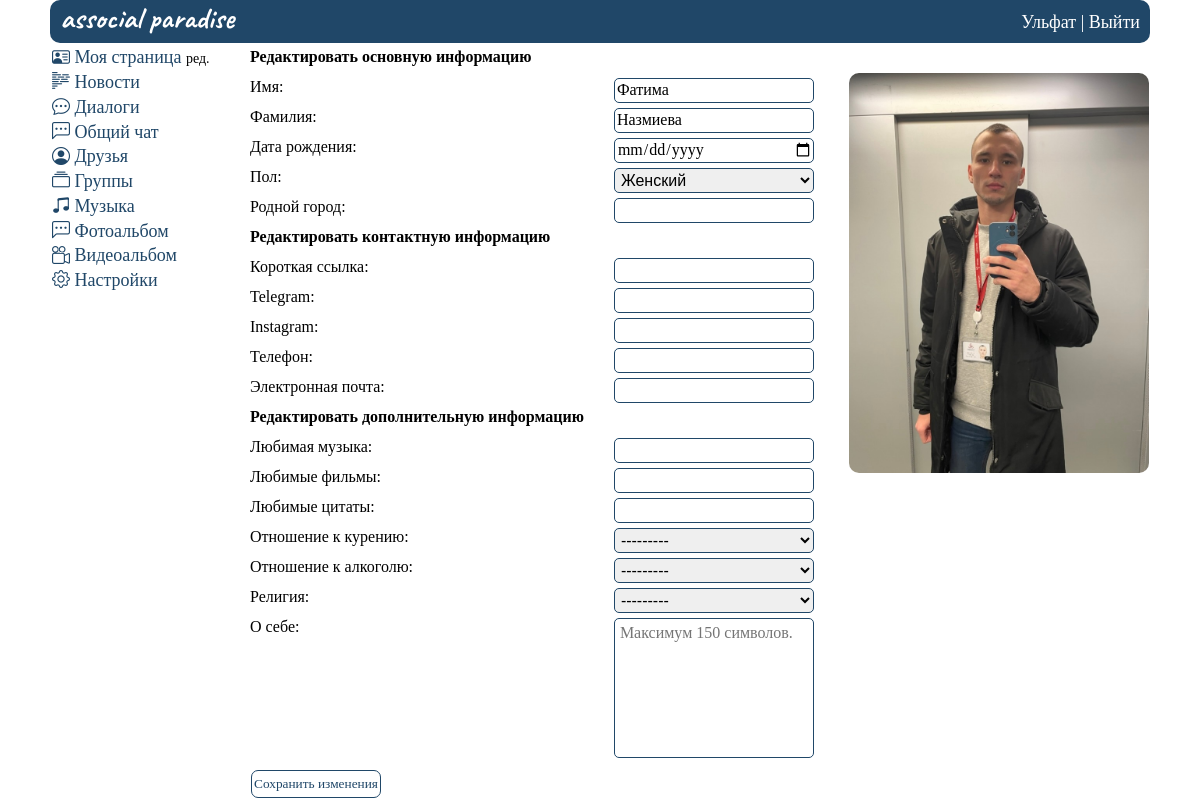
The page /id3/update (signed in) on the database as committed earlier.
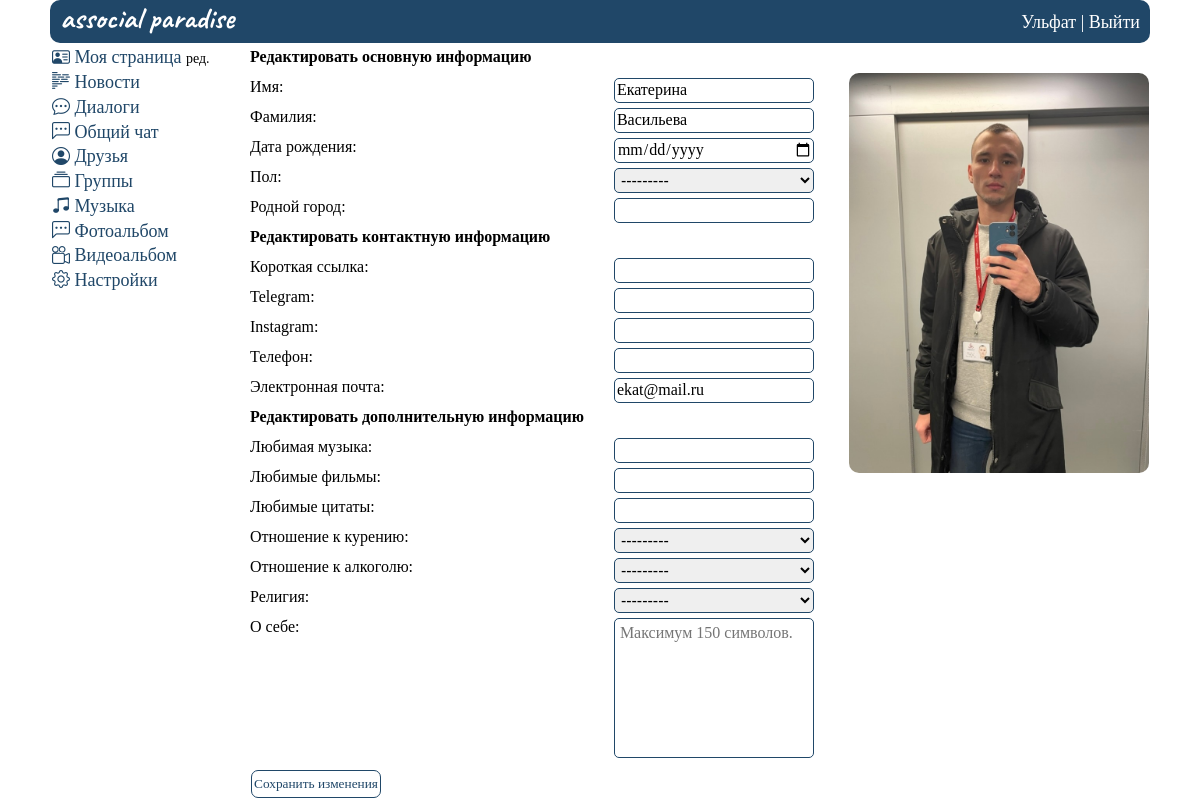
The same page on the database as committed later.
### mysite/models.py (models this page shows, shortened)
class UserProfile(models.Model):
    ciggar_choices = [
        ('p', 'Положительное'),
        ('n', 'Отрицательное'),
    ]
    alco_choices = [
        ('p', 'Положительное'),
        ('n', 'Отрицательное'),
    ]
    gender_choices = [
        ('m', 'Мужской'),
        ('w', 'Женский'),
    ]
    religion_choices = [
        ('chr', 'Христианство'),
        ('isl', 'Ислам'),
        ('ind', 'Индуизм'),
        ('bdm', 'Буддизм'),
        ('iud', 'Иудаизм'),
        ('atm', 'Атеизм'),
    ]
    user = models.OneToOneField(User, on_delete=models.CASCADE)
    avatar = models.ImageField(
        upload_to="mysite/static/images/personal_photos/", blank=True, verbose_name='Аватарка',
        default='mysite/static/images/icons/none_avatar.png')
    first_name = models.CharField(max_length=20, blank=True, null=True, verbose_name='Имя')
    last_name = models.CharField(max_length=20, blank=True, null=True, verbose_name='Фамилия')
    birthdate = models.DateField(blank=True, null=True, verbose_name='Дата рождения')
    gender = models.CharField(max_length=1, blank=True, null=True, choices=gender_choices, verbose_name='Пол')
    hometown = models.CharField(max_length=30, blank=True, null=True, verbose_name='Родной город')
    fav_music = models.CharField(max_length=30, blank=True, null=True, verbose_name='Любимая музыка')
    fav_movies = models.CharField(max_length=30, blank=True, null=True, verbose_name='Любимые фильмы')
    fav_quotes = models.CharField(max_length=30, blank=True, null=True, verbose_name='Любимые цитаты')
    ciggar = models.CharField(max_length=1, blank=True, null=True, choices=ciggar_choices,
                              verbose_name='Отношение к курению')
    alco = models.CharField(max_length=1, blank=True, null=True, choices=alco_choices,
                            verbose_name='Отношение к алкоголю')
    religion = models.CharField(max_length=3, blank=True, null=True, choices=religion_choices, verbose_name='Религия')
    about = models.TextField(max_length=150, blank=True, null=True, verbose_name='О себе')
    plink = models.CharField(max_length=10, blank=True, null=True, verbose_name='Короткая ссылка')
    telegram = models.CharField(max_length=30, blank=True, null=True, verbose_name='Telegram')
    instagram = models.CharField(max_length=30, blank=True, null=True, verbose_name='Instagram')
    email = models.EmailField(max_length=30, blank=True, null=True, verbose_name='Почта')
    phone = models.CharField(max_length=12, blank=True, null=True, verbose_name='Телефон')
    class Meta:
        verbose_name_plural = 'Информация о пользователях'

### mysite/views.py (the view)
# urls.py: path('id<int:pk>/update', UpdateUser.as_view(), name='update_user'), #Изменить свою страницу
class UpdateUser(UpdateView):
    model = UserProfile
    template_name = 'change.html'
    form_class = UserProfileForm
    def get_context_data(self, *, object_list=None, **kwargs):
        context = super().get_context_data(**kwargs)
        context['userid'] = getAuthUser(self.request)
        context['personal_data'] = getUser(context['userid'])
        return context

### mysite/forms.py
class UserProfileForm(ModelForm):
    class Meta:
        model = UserProfile
        fields = ['avatar', 'first_name', 'last_name', 'birthdate', 'gender', 'hometown', 'fav_music', 'fav_movies',
                  'fav_quotes', 'ciggar', 'alco', 'religion', 'about', 'plink', 'telegram', 'instagram', 'phone',
                  'email']
        widgets = {
            "about": Textarea(attrs={
                'placeholder': 'Максимум 150 символов.',
            }),
            "avatar": FileInput(attrs={
                'style': 'display: none',
            }),
            "birthdate": DateInput(attrs={
                'type': 'date'
            }),
        }

### mysite/views.py (called while the page is built)
def getAuthUser(request):
    return request.session.get('is_auth', False)

def getUser(userid):
    return UserProfile.objects.get(user_id=userid)

### mysite/templates/change.html (shortened to what the changed rows need)
{% extends 'base.html' %}
{% load static %}
{%block content%}
<div class="wrapper_change">
    {% include "header.html" %}
    <div class="rows_change">
            {% include "menu.html" %}
        <div class="col2_change">
                <form method="post" class="change_content_form" enctype="multipart/form-data">
                    <div class="change__data">
                        <div class="change__values">
                            <div class="change__main">
                                <div class="change__input">{{ form.avatar }}
                                <div class="change__input">{{ form.first_name }} </div>
                                <div class="change__input">{{ form.last_name }}</div>
                                <div class="change__input">{{ form.birthdate }}</div>
                                <div class="change__input">{{ form.gender }}</div>
                                <div class="change__input">{{ form.hometown }}</div>
                            </div>
                            <div class="change__contacts">
                                <div class="change__input">{{ form.plink }}</div>
                                <div class="change__input">{{ form.telegram }}</div>
                                <div class="change__input">{{ form.instagram }}</div>
                                <div class="change__input">{{ form.phone }}</div>
                                <div class="change__input">{{ form.email }}</div>
                            </div>
                            <div class="change__additionally">
                                <div class="change__input">{{ form.fav_music }}</div>
                                <div class="change__input">{{ form.fav_movies }}</div>
                                <div class="change__input">{{ form.fav_quotes }}</div>
                                <div class="change__input">{{ form.ciggar }}</div>
                                <div class="change__input">{{ form.alco }}</div>
                                <div class="change__input">{{ form.religion }}</div>
                                <div class="change__input">{{ form.about }}</div>
                            </div>
                        </div>
                    </div>
                    </div>
                </form>
        </div>
    </div>
</div>
{%endblock%}

Rows that differ between the two databases and show on the page:
changed UserProfile: first_name "Фатима" → "Екатерина"; last_name "Назмиева" → "Васильева"; gender "Женский" → "---------"; email (not shown) → "ekat@mail.ru"
